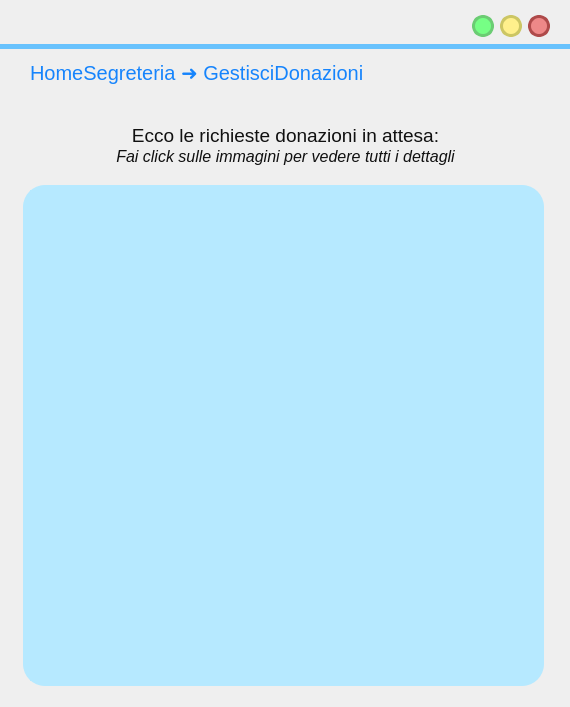
<?xml version="1.0" encoding="UTF-8"?>
<ui version="4.0">
 <class>MainWindow</class>
 <widget class="QMainWindow" name="MainWindow">
  <property name="geometry">
   <rect>
    <x>0</x>
    <y>0</y>
    <width>570</width>
    <height>707</height>
   </rect>
  </property>
  <property name="windowTitle">
   <string>MainWindow</string>
  </property>
  <property name="styleSheet">
   <string notr="true"/>
  </property>
  <widget class="QWidget" name="centralwidget">
   <widget class="QLabel" name="label">
    <property name="geometry">
     <rect>
      <x>0</x>
      <y>44</y>
      <width>641</width>
      <height>5</height>
     </rect>
    </property>
    <property name="styleSheet">
     <string notr="true">background-color:rgb(104, 194, 253);</string>
    </property>
    <property name="text">
     <string/>
    </property>
   </widget>
   <widget class="QPushButton" name="reduceButton">
    <property name="geometry">
     <rect>
      <x>472</x>
      <y>15</y>
      <width>22</width>
      <height>22</height>
     </rect>
    </property>
    <property name="sizePolicy">
     <sizepolicy hsizetype="Fixed" vsizetype="Fixed">
      <horstretch>0</horstretch>
      <verstretch>0</verstretch>
     </sizepolicy>
    </property>
    <property name="minimumSize">
     <size>
      <width>22</width>
      <height>22</height>
     </size>
    </property>
    <property name="maximumSize">
     <size>
      <width>24</width>
      <height>24</height>
     </size>
    </property>
    <property name="cursor">
     <cursorShape>PointingHandCursor</cursorShape>
    </property>
    <property name="styleSheet">
     <string notr="true">QPushButton{
 background-color:#76ff85;
 border-style: solid;
 border-radius:11px;
font: 18pt &quot;Candara&quot;;
border-color:#6bcc73;
border-width:3;
}

QPushButton::pressed{
	background-color : white;
	border-color:#6bcc73;
	border-width:3;
}
</string>
    </property>
    <property name="text">
     <string/>
    </property>
   </widget>
   <widget class="QPushButton" name="exitButton">
    <property name="geometry">
     <rect>
      <x>528</x>
      <y>15</y>
      <width>22</width>
      <height>22</height>
     </rect>
    </property>
    <property name="sizePolicy">
     <sizepolicy hsizetype="Fixed" vsizetype="Fixed">
      <horstretch>0</horstretch>
      <verstretch>0</verstretch>
     </sizepolicy>
    </property>
    <property name="minimumSize">
     <size>
      <width>22</width>
      <height>22</height>
     </size>
    </property>
    <property name="maximumSize">
     <size>
      <width>24</width>
      <height>24</height>
     </size>
    </property>
    <property name="cursor">
     <cursorShape>PointingHandCursor</cursorShape>
    </property>
    <property name="styleSheet">
     <string notr="true">QPushButton{
 background-color:#ee8888;
 border-style: solid;
 border-radius:11px;
font: 18pt &quot;Candara&quot;;
border-color:#ae4a4a;
border-width:3;
}

QPushButton::pressed{
	background-color : white;
	border-color:#ae4a4a;
	border-width:3;
}
</string>
    </property>
    <property name="text">
     <string/>
    </property>
   </widget>
   <widget class="QPushButton" name="maximizeButton">
    <property name="geometry">
     <rect>
      <x>500</x>
      <y>15</y>
      <width>22</width>
      <height>22</height>
     </rect>
    </property>
    <property name="sizePolicy">
     <sizepolicy hsizetype="Fixed" vsizetype="Fixed">
      <horstretch>0</horstretch>
      <verstretch>0</verstretch>
     </sizepolicy>
    </property>
    <property name="minimumSize">
     <size>
      <width>20</width>
      <height>20</height>
     </size>
    </property>
    <property name="maximumSize">
     <size>
      <width>24</width>
      <height>24</height>
     </size>
    </property>
    <property name="cursor">
     <cursorShape>PointingHandCursor</cursorShape>
    </property>
    <property name="styleSheet">
     <string notr="true">QPushButton{
 background-color:#fff08c	;
 border-style: solid;
 border-radius:11px;
font: 18pt &quot;Candara&quot;;
border-color:#ccc664;
border-width:3;
}

QPushButton::pressed{
	background-color : white;
	border-color:#ccc664;
	border-width:3;
}
</string>
    </property>
    <property name="text">
     <string/>
    </property>
   </widget>
   <widget class="QLabel" name="indietroLabel">
    <property name="geometry">
     <rect>
      <x>510</x>
      <y>60</y>
      <width>36</width>
      <height>36</height>
     </rect>
    </property>
    <property name="font">
     <font>
      <family>Lato Light</family>
      <pointsize>18</pointsize>
      <weight>50</weight>
      <italic>false</italic>
      <bold>false</bold>
     </font>
    </property>
    <property name="cursor">
     <cursorShape>PointingHandCursor</cursorShape>
    </property>
    <property name="autoFillBackground">
     <bool>false</bool>
    </property>
    <property name="styleSheet">
     <string notr="true">background-color: rgba(255, 255, 255,0);</string>
    </property>
    <property name="text">
     <string/>
    </property>
    <property name="pixmap">
     <pixmap resource="res/res.qrc">:/icons/arrow_back_FILL1_wght700_GRAD200_opsz48_risultato.png</pixmap>
    </property>
    <property name="scaledContents">
     <bool>true</bool>
    </property>
   </widget>
   <widget class="QLabel" name="titoloLabel">
    <property name="geometry">
     <rect>
      <x>30</x>
      <y>57</y>
      <width>461</width>
      <height>31</height>
     </rect>
    </property>
    <property name="styleSheet">
     <string notr="true">font-size: 20px;
text-align: left;
background-color: rgba(255, 255, 255,0);
color: #1684FC;
font: 14pt &quot;Lato&quot;;</string>
    </property>
    <property name="text">
     <string>HomeSegreteria ➜ GestisciDonazioni</string>
    </property>
   </widget>
   <widget class="QLabel" name="titoloLabel_3">
    <property name="geometry">
     <rect>
      <x>20</x>
      <y>141</y>
      <width>531</width>
      <height>31</height>
     </rect>
    </property>
    <property name="layoutDirection">
     <enum>Qt::RightToLeft</enum>
    </property>
    <property name="styleSheet">
     <string notr="true">left: 802px;
top: 386px;
width: 307px;
height: 19px;
color: rgba(16, 16, 16);
background-color: rgba(255, 255, 255,0);

</string>
    </property>
    <property name="text">
     <string>&lt;html&gt;&lt;head/&gt;&lt;body&gt;&lt;p&gt;&lt;span style=&quot; font-size:12pt; font-style:italic;&quot;&gt;Fai click sulle immagini per vedere tutti i dettagli&lt;/span&gt;&lt;/p&gt;&lt;/body&gt;&lt;/html&gt;</string>
    </property>
    <property name="alignment">
     <set>Qt::AlignCenter</set>
    </property>
   </widget>
   <widget class="QLabel" name="titoloLabel">
    <property name="geometry">
     <rect>
      <x>20</x>
      <y>120</y>
      <width>531</width>
      <height>31</height>
     </rect>
    </property>
    <property name="styleSheet">
     <string notr="true">left: 849px;
background-color: rgba(255, 255, 255,0);
top: 359px;
width: 212px;
height: 24px;
color: rgba(16, 16, 16);
font-size: 20px;
text-align: center;

</string>
    </property>
    <property name="text">
     <string>&lt;html&gt;&lt;head/&gt;&lt;body&gt;&lt;p&gt;&lt;span style=&quot; font-size:14pt;&quot;&gt;Ecco le richieste donazioni in attesa:&lt;/span&gt;&lt;/p&gt;&lt;/body&gt;&lt;/html&gt;</string>
    </property>
    <property name="alignment">
     <set>Qt::AlignCenter</set>
    </property>
   </widget>
   <widget class="QLabel" name="immagineLabel">
    <property name="geometry">
     <rect>
      <x>23</x>
      <y>185</y>
      <width>521</width>
      <height>501</height>
     </rect>
    </property>
    <property name="sizePolicy">
     <sizepolicy hsizetype="Fixed" vsizetype="Fixed">
      <horstretch>0</horstretch>
      <verstretch>0</verstretch>
     </sizepolicy>
    </property>
    <property name="styleSheet">
     <string notr="true">left: 737px;
top: 416px;
width: 436px;
height: 377px;
line-height: 20px;
border-radius: 22px;
background-color: rgba(182, 233, 255);
text-align: center;</string>
    </property>
    <property name="text">
     <string/>
    </property>
    <property name="scaledContents">
     <bool>true</bool>
    </property>
    <property name="alignment">
     <set>Qt::AlignCenter</set>
    </property>
    <property name="margin">
     <number>10</number>
    </property>
    <property name="indent">
     <number>10</number>
    </property>
   </widget>
   <widget class="QScrollArea" name="scrollArea">
    <property name="geometry">
     <rect>
      <x>30</x>
      <y>190</y>
      <width>501</width>
      <height>491</height>
     </rect>
    </property>
    <property name="styleSheet">
     <string notr="true">QWidget{
background:rgb(255, 255, 255);
border-radius:0px;
border-color:#b6e9ff;
border-style: solid;
border-width:7;
}


QScrollArea{
border-width:0px;
border-radius: 22px;
background-color: rgba(255, 255, 255, 255);
}

QScrollBar{
border-width:0px;
	border-radius:4px;
background-color: rgba(255, 255, 255, 255);

}


/* VERTICAL SCROLLBAR */
 QScrollBar:vertical {
	border: none;
    width: 14px;
    margin: 0px 0 0px 0;
	border-radius: 7px;
margin: 0px 0px 0px 0px;

 }

/*  HANDLE BAR VERTICAL */
QScrollBar::handle:vertical {	
	background-color:#68C2FD;
	min-height: 30px;	
	border-radius: 7px;

}
QScrollBar::handle:vertical:hover{	
	background-color:#A6E4FF;
}
QScrollBar::handle:vertical:pressed {	
	background-color: #5AA7D9;
}

/* BTN TOP - SCROLLBAR */
QScrollBar::sub-line:vertical {
	background-color: rgb(255, 255, 255);
	border-radius: 7px;
}
QScrollBar::sub-line:vertical:hover {	
	background-color:#68C2FD;
}
QScrollBar::sub-line:vertical:pressed {	
	background-color: #5AA7D9;
}

/* BTN BOTTOM - SCROLLBAR  */
QScrollBar::add-line:vertical {

	background-color: rgb(255, 255, 255);
	border-radius: 7px;

}
QScrollBar::add-line:vertical:hover {	
	background-color:rgb(255, 255, 255)
}
QScrollBar::add-line:vertical:pressed {	
	background-color:rgb(255, 255, 255)
}

/* RESET ARROW  */
QScrollBar::up-arrow:vertical, QScrollBar::down-arrow:vertical {
	background: none;
}
QScrollBar::add-page:vertical, QScrollBar::sub-page:vertical {
	background: none;
} 


/* HORIZONTAL SCROLLBAR - HOMEWORK */
QScrollBar:horizontal {
   
}
QScrollBar::handle:horizontal {
    
}
QScrollBar::add-line:horizontal {
    
}
QScrollBar::sub-line:horizontal {
    
}
QScrollBar::up-arrow:horizontal, QScrollBar::down-arrow:horizontal
{

}
QScrollBar::add-page:horizontal, QScrollBar::sub-page:horizontal
{

}



</string>
    </property>
    <property name="horizontalScrollBarPolicy">
     <enum>Qt::ScrollBarAlwaysOff</enum>
    </property>
    <property name="widgetResizable">
     <bool>true</bool>
    </property>
    <widget class="QWidget" name="scrollAreaWidgetContents">
     <property name="geometry">
      <rect>
       <x>0</x>
       <y>0</y>
       <width>501</width>
       <height>491</height>
      </rect>
     </property>
     <property name="styleSheet">
      <string notr="true">border-width:0px;
border-radius: 0px;
background-color: #b6e9ff;</string>
     </property>
     <layout class="QVBoxLayout" name="verticalLayout">
      <property name="spacing">
       <number>12</number>
      </property>
      <property name="leftMargin">
       <number>18</number>
      </property>
     </layout>
    </widget>
   </widget>
   <zorder>immagineLabel</zorder>
   <zorder>label</zorder>
   <zorder>reduceButton</zorder>
   <zorder>exitButton</zorder>
   <zorder>maximizeButton</zorder>
   <zorder>indietroLabel</zorder>
   <zorder>titoloLabel</zorder>
   <zorder>titoloLabel_3</zorder>
   <zorder>titoloLabel</zorder>
   <zorder>scrollArea</zorder>
  </widget>
 </widget>
 <resources>
  <include location="res.qrc"/>
  <include location="res/res.qrc"/>
 </resources>
 <connections/>
</ui>
